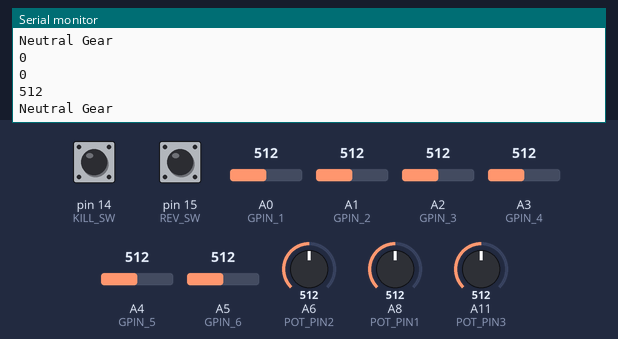
A sketch run on a simulated Arduino Leonardo, built with avr-gcc and run on an emulated ATmega32U4. Parts: the last lines printed to the serial monitor. Inputs (shaded band) come from the test bench; at power-on: A0 (GPIN_1) = 512, pin 14 (KILL_SW) LOW, pin 15 (REV_SW) LOW, A1 (GPIN_2) = 512, A2 (GPIN_3) = 512, A3 (GPIN_4) = 512, A4 (GPIN_5) = 512, A5 (GPIN_6) = 512, A6 (POT_PIN2) = 512, A8 (POT_PIN1) = 512, A11 (POT_PIN3) = 512. USB keyboard and mouse output is not drawn.

Above: at 1.2 s.
1.3 s: A0 (GPIN_1) set to 763
At 2.3 s:
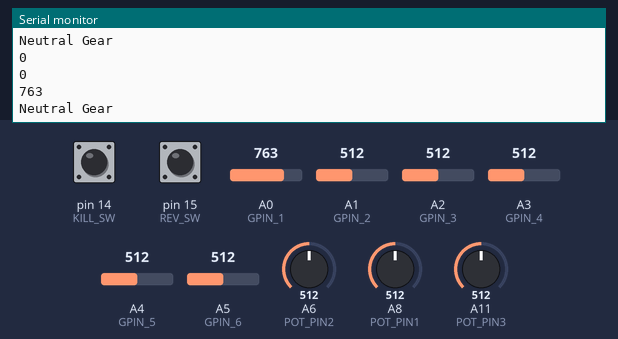
2.8 s: A0 (GPIN_1) set to 792
At 3.8 s:
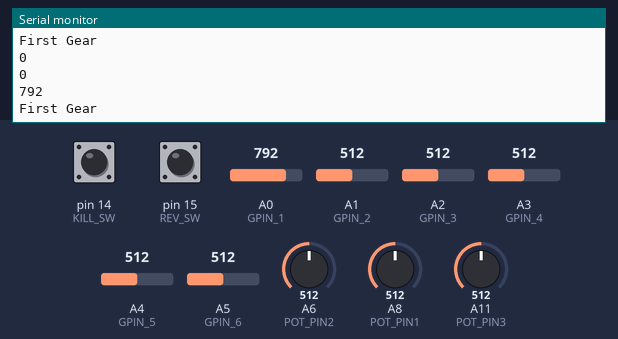
Timing chart, 0 to 5.8 s (numbered marks = the images above; inputs shaded):
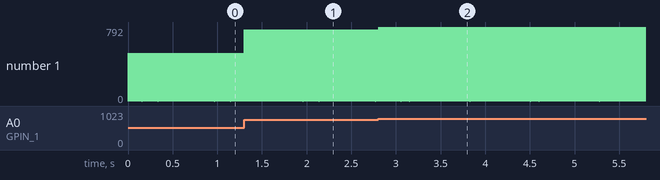

The sketch:

pedals_shifter.ino
```cpp
//This script is written to control the Pedals and the shifter, and to then send the input to the PC

// Define our Pedal Pins
#define POT_PIN1 A8
#define POT_PIN2 A6
#define POT_PIN3 A11

//Define out Gear Pins
#define GPIN_1 A0
#define GPIN_2 A1
#define GPIN_3 A2
#define GPIN_4 A3
#define GPIN_5 A4
#define GPIN_6 A5

//Define the Kill Switch and the Reverse Switch
#define KILL_SW 14
#define REV_SW 15

// Initialize PC input objects
#include <Joystick.h>
#include <Keyboard.h>

char state = '0';
char last = '0';

//Create Joystick object
Joystick_ Joystick(0x03,JOYSTICK_TYPE_JOYSTICK,0,0);

void setup() {
  pinMode(POT_PIN1, INPUT);
  pinMode(POT_PIN2, INPUT);
  pinMode(POT_PIN3, INPUT);

  pinMode(GPIN_1, INPUT);
  pinMode(GPIN_2, INPUT);
  pinMode(GPIN_3, INPUT);
  pinMode(GPIN_4, INPUT);
  pinMode(GPIN_5, INPUT);
  pinMode(GPIN_6, INPUT);

  pinMode(KILL_SW, INPUT);
  pinMode(REV_SW, INPUT);

  Keyboard.begin();
  //Initialize Joystick Library

  Joystick.begin(false);
  Joystick.setXAxisRange(0,255); // X-axis will be our clutch
  Joystick.setYAxisRange(0,255); // Y-axis will be our Brake
  Joystick.setZAxisRange(0,255); // Rudder-axis will be our Acc

}

void loop() {
  int cval2 = analogRead(POT_PIN3);
  // Serial.println(cval2);
  int cmax = 417;
  int cmin = 5;
  int cval3 = abs(cval2-cmax);
  double cval4 = (double(cval3)/(cmax-cmin));
  int cval5 = int(cval4*255);
  if (cval5>255) {
    cval5=255;
  }
  else if (cval5<5){
    cval5=0;
  }
  // Serial.println(cval5);
  Joystick.setXAxis(cval5);

  int bval2 = analogRead(POT_PIN2);
  // Serial.println(bval2);
  int bmax = 440;
  int bmin = 79;
  int bval3 = abs(bval2-bmax);
  double bval4 = (double(bval3)/(bmax-bmin));
  int bval5 = int(bval4*255);
  if (bval5>255) {
    bval5=255;
  }
  else if (bval5<5){
    bval5=0;
  }
  // Serial.println(bval5);
  Joystick.setYAxis(bval5);

  int aval2 = analogRead(POT_PIN1);
  // Serial.println(aval2);
  int amax = 464;
  int amin = 66;
  int aval3 = abs(aval2-amax);
  double aval4 = (double(aval3)/(amax-amin));
  int aval5 = int(aval4*255);
   if (aval5>255) {
    aval5=255;
  }
  else if (aval5<4){
    aval5=0;
  }
  // Serial.println(aval5);
  Joystick.setZAxis(aval5);

  Joystick.sendState();

  int val1 = analogRead(GPIN_1);
  int val2 = analogRead(GPIN_2);
  int val3 = analogRead(GPIN_3);
  int val4 = analogRead(GPIN_4);
  int val5 = analogRead(GPIN_5);
  int val6 = analogRead(GPIN_6);

  int kill_val = digitalRead(KILL_SW);
  Serial.println(kill_val);
  int rev_val = digitalRead(REV_SW);
  Serial.println(rev_val);
  Serial.println(val1);
  // Serial.println(val2);
  // Serial.println(val3);
  // Serial.println(val4);
  // Serial.println(val5);
  // Serial.println(val6);
  if (kill_val>0){
    state = 'P';
    Serial.println("Kill Switch");
  }
  else if (rev_val>0){
    state='9';
    Serial.println("Reverse Gear");
  }
  else if (val1>775){
    state='1';
    Serial.println("First Gear");
  }
  else if (val2>775){
    state='2';
    Serial.println("Second Gear");
  }
  else if (val3>775){
    state='3';
    Serial.println("Third Gear");
  }
  else if (val4>775){
    state='4';
    Serial.println("Fourth Gear");
  }
  else if (val5>775){
    state='5';
    Serial.println("Fifth Gear");
  }
  else if (val6>775){
    state='6';
    Serial.println("Sixth Gear");
  }
  else {
    state ='0';
    Serial.println("Neutral Gear");
  }
  // Choose the correct actions
  if (state == last){
  }
  else if (state == 'P'){
    Keyboard.release(last);
  }
  else{
    Keyboard.release(last);
    Keyboard.press(state);
    last=state;
  }
  delay(10);
}
```

Measured:
- the behaviour switches between 775 and 776 on A0 (GPIN_1) (found by bisection; images 1 and 2)
- after the input at 1.3 s, the serial monitor: prints a new line at once (image 1)
- after the input at 2.8 s, the serial monitor: prints a new line at once (image 2)
- plotted number 1: 512 → 763 after the input at 1.3 s, 763 → 792 after the input at 2.8 s
